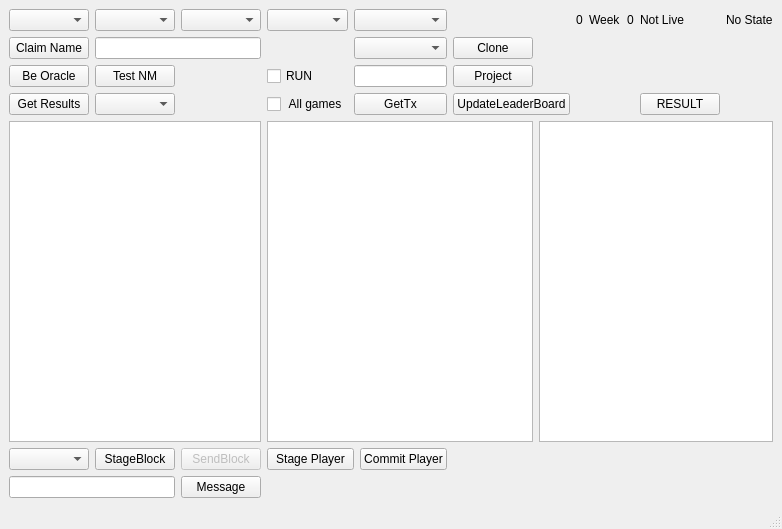
<?xml version="1.0" encoding="UTF-8"?>
<ui version="4.0">
 <class>TestingWindow</class>
 <widget class="QMainWindow" name="TestingWindow">
  <property name="geometry">
   <rect>
    <x>0</x>
    <y>0</y>
    <width>770</width>
    <height>529</height>
   </rect>
  </property>
  <property name="windowTitle">
   <string>MainWindow</string>
  </property>
  <widget class="QWidget" name="centralwidget">
   <layout class="QGridLayout" name="gridLayout">
    <item row="0" column="0">
     <widget class="QComboBox" name="weeks"/>
    </item>
    <item row="0" column="1">
     <widget class="QComboBox" name="game"/>
    </item>
    <item row="0" column="2">
     <widget class="QComboBox" name="team"/>
    </item>
    <item row="0" column="3">
     <widget class="QComboBox" name="pos"/>
    </item>
    <item row="0" column="4" colspan="2">
     <widget class="QComboBox" name="player"/>
    </item>
    <item row="0" column="8">
     <widget class="QLabel" name="season">
      <property name="text">
       <string>0</string>
      </property>
     </widget>
    </item>
    <item row="0" column="9">
     <widget class="QLabel" name="week_3">
      <property name="text">
       <string>Week</string>
      </property>
     </widget>
    </item>
    <item row="0" column="10">
     <widget class="QLabel" name="week">
      <property name="text">
       <string>0</string>
      </property>
     </widget>
    </item>
    <item row="0" column="11">
     <widget class="QLabel" name="Live">
      <property name="text">
       <string>Not Live</string>
      </property>
     </widget>
    </item>
    <item row="0" column="12">
     <widget class="QLabel" name="globalstate">
      <property name="text">
       <string>No State</string>
      </property>
     </widget>
    </item>
    <item row="1" column="0">
     <widget class="QPushButton" name="claimname">
      <property name="text">
       <string>Claim Name</string>
      </property>
     </widget>
    </item>
    <item row="1" column="1" colspan="2">
     <widget class="QLineEdit" name="FantassyNameIn"/>
    </item>
    <item row="1" column="4" colspan="2">
     <widget class="QComboBox" name="fantasynames"/>
    </item>
    <item row="1" column="6">
     <widget class="QPushButton" name="Clone">
      <property name="text">
       <string>Clone</string>
      </property>
     </widget>
    </item>
    <item row="2" column="0">
     <widget class="QPushButton" name="beoracle">
      <property name="text">
       <string>Be Oracle</string>
      </property>
     </widget>
    </item>
    <item row="2" column="1">
     <widget class="QPushButton" name="nmeonic">
      <property name="text">
       <string>Test NM</string>
      </property>
     </widget>
    </item>
    <item row="2" column="3">
     <widget class="QCheckBox" name="rundataagent">
      <property name="text">
       <string>RUN</string>
      </property>
     </widget>
    </item>
    <item row="2" column="4" colspan="2">
     <widget class="QLineEdit" name="projection"/>
    </item>
    <item row="2" column="6">
     <widget class="QPushButton" name="projectit">
      <property name="text">
       <string>Project</string>
      </property>
     </widget>
    </item>
    <item row="3" column="0">
     <widget class="QPushButton" name="GetGameResult">
      <property name="text">
       <string>Get Results</string>
      </property>
     </widget>
    </item>
    <item row="3" column="1">
     <widget class="QComboBox" name="gameID"/>
    </item>
    <item row="3" column="3">
     <widget class="QCheckBox" name="allgames">
      <property name="text">
       <string> All games</string>
      </property>
     </widget>
    </item>
    <item row="3" column="4" colspan="2">
     <widget class="QPushButton" name="GetTx">
      <property name="text">
       <string>GetTx</string>
      </property>
     </widget>
    </item>
    <item row="3" column="6" colspan="2">
     <widget class="QPushButton" name="updatelb">
      <property name="text">
       <string>UpdateLeaderBoard</string>
      </property>
     </widget>
    </item>
    <item row="3" column="11">
     <widget class="QPushButton" name="result">
      <property name="text">
       <string>RESULT</string>
      </property>
     </widget>
    </item>
    <item row="4" column="0" colspan="3">
     <widget class="QListWidget" name="staging_data"/>
    </item>
    <item row="4" column="3" colspan="4">
     <widget class="QListWidget" name="staging_tx"/>
    </item>
    <item row="4" column="7" colspan="6">
     <widget class="QListWidget" name="awards"/>
    </item>
    <item row="5" column="0">
     <widget class="QComboBox" name="transitions"/>
    </item>
    <item row="5" column="1">
     <widget class="QPushButton" name="StageBlock">
      <property name="text">
       <string>StageBlock</string>
      </property>
     </widget>
    </item>
    <item row="5" column="2">
     <widget class="QPushButton" name="SendBlock">
      <property name="enabled">
       <bool>false</bool>
      </property>
      <property name="text">
       <string>SendBlock</string>
      </property>
     </widget>
    </item>
    <item row="5" column="3" colspan="2">
     <widget class="QPushButton" name="stage_player">
      <property name="text">
       <string>Stage Player</string>
      </property>
     </widget>
    </item>
    <item row="5" column="5">
     <widget class="QPushButton" name="commit_player">
      <property name="text">
       <string>Commit Player</string>
      </property>
     </widget>
    </item>
    <item row="6" column="0" colspan="2">
     <widget class="QLineEdit" name="out"/>
    </item>
    <item row="6" column="2">
     <widget class="QPushButton" name="MsgButton">
      <property name="text">
       <string>Message</string>
      </property>
     </widget>
    </item>
   </layout>
  </widget>
  <widget class="QMenuBar" name="menubar">
   <property name="geometry">
    <rect>
     <x>0</x>
     <y>0</y>
     <width>770</width>
     <height>21</height>
    </rect>
   </property>
  </widget>
  <widget class="QStatusBar" name="statusbar"/>
 </widget>
 <resources/>
 <connections/>
</ui>
